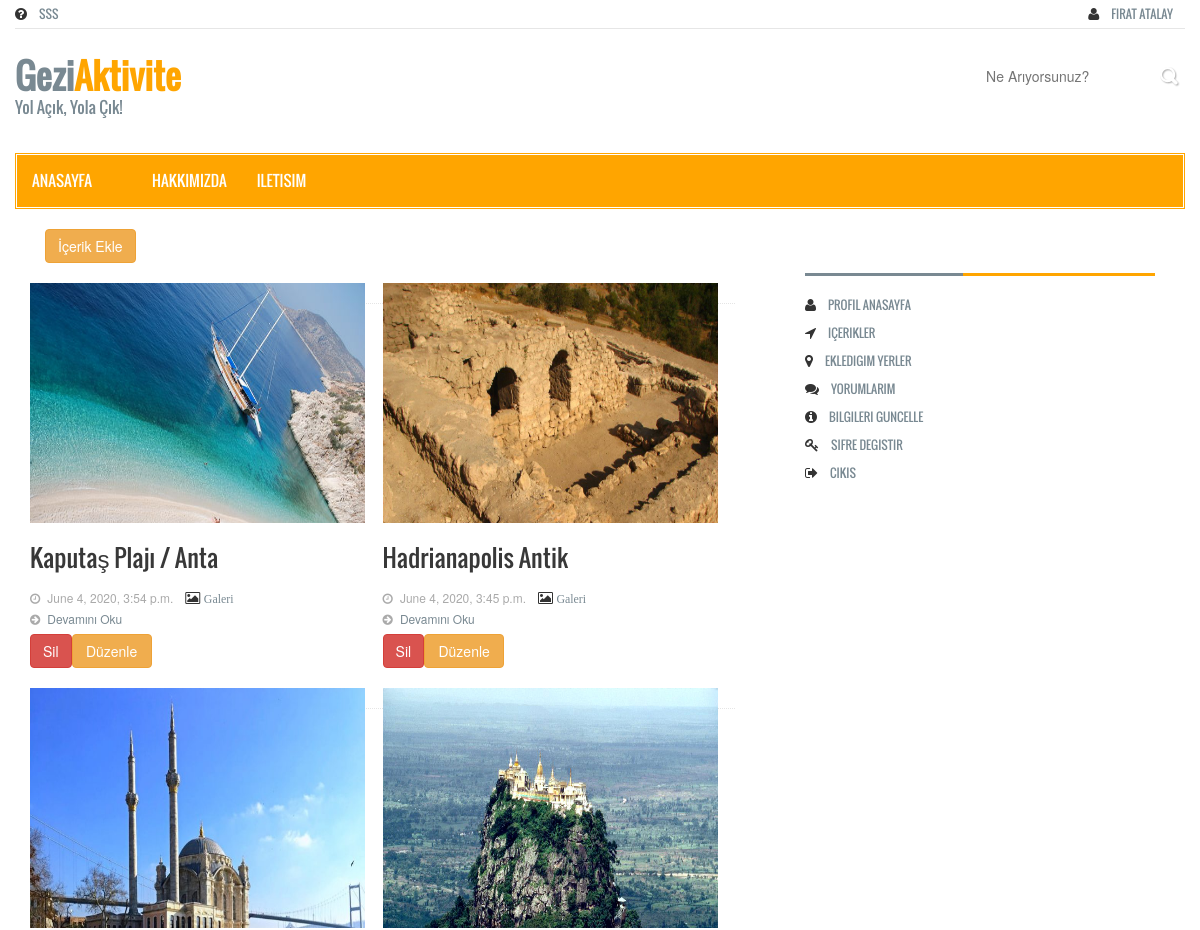
The page /user/places/ (signed in, upper part) on the database as committed earlier.
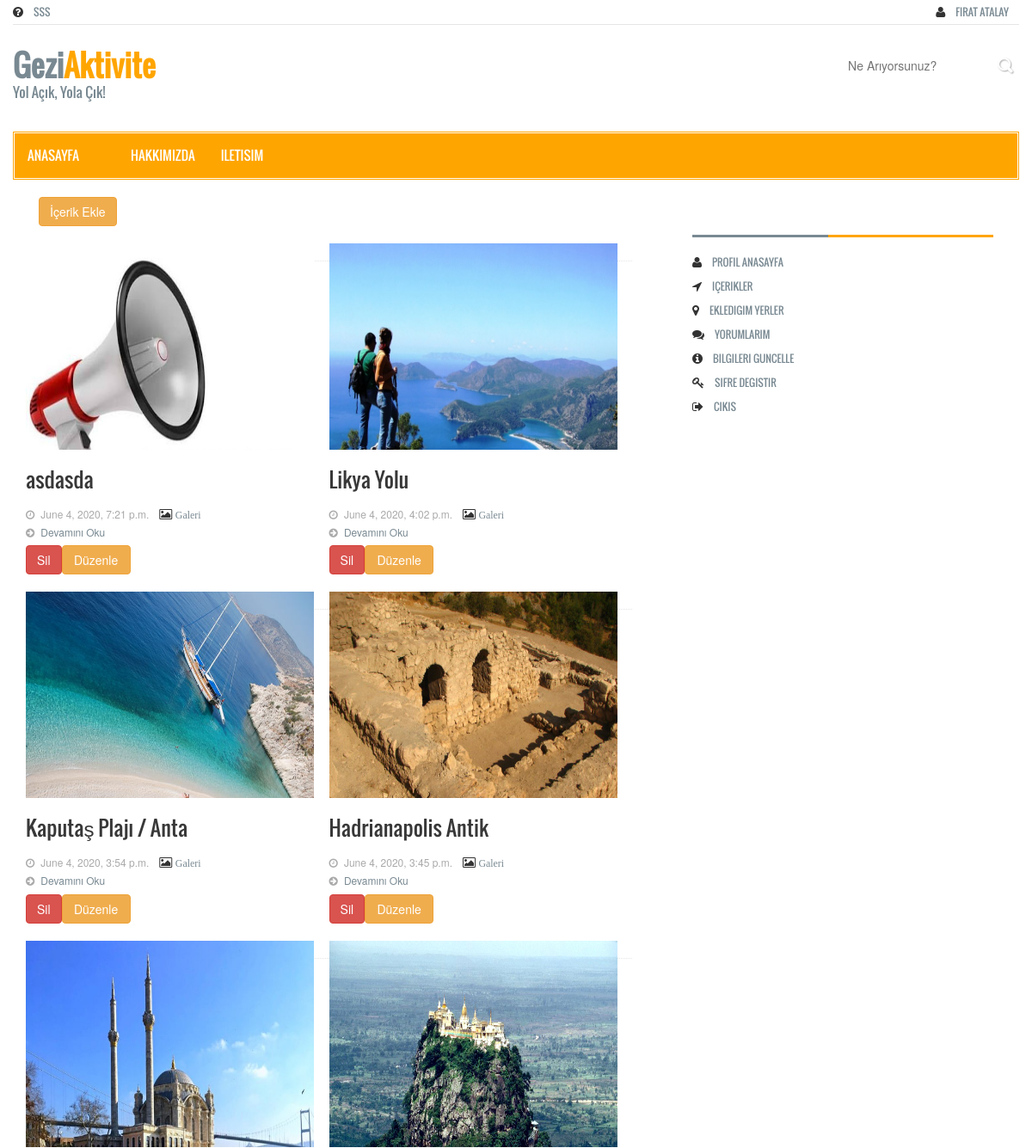
The same page on the database as committed later.
### place/models.py (models this page shows, shortened)
class Place(models.Model):
    STATUS = (
        ('true', 'Evet'),
        ('false', 'Hayır'),
    )
    user = models.ForeignKey(User, on_delete=models.CASCADE)
    category = models.ForeignKey(Category, on_delete=models.CASCADE)
    title = models.CharField(blank=True, max_length=150)
    keywords = models.CharField(blank=True, max_length=255)
    description = models.CharField(blank=True, max_length=255)
    image = models.ImageField(blank=False, upload_to='images/')
    slug = models.SlugField(null=False, unique=True)
    detail = RichTextUploadingField(blank=True,)
    status = models.CharField(max_length=10,choices=STATUS)
    create_at = models.DateTimeField(auto_now_add=True)
    update_at = models.DateTimeField(auto_now=True)
    def __str__(self):
        return self.title
    def image_tag(self):
        return mark_safe('<img src="{}" height="50"/>'.format(self.image.url))
    image_tag.short_description = 'Image'

### user/views.py (the view)
# urls.py: path('places/', views.places, name='places'),
@login_required(login_url='/login')
def places(request):
    category = Category.objects.all()
    menu = Menu.objects.all()
    current_user = request.user
    places = Place.objects.filter(user_id=current_user.id).order_by('-create_at')
    print(places)
    context = {
        'category': category,
        'menu': menu,
        'places': places
    }
    return render(request, 'user_places.html', context)

### user/templates/user_places.html (shortened to what this page needs)
{% extends "homebase.html" %}
{% block navbar %} {% include 'navbar.html' %}{% endblock %}
{% block content %}
    <section id="ContactContent">
        <div class="row">
            <div class="col-lg-12 col-md-12 col-sm-12">
                <div class="contact_area">
                    <div class="content_bottom">
                        <br>
                        <div class="col-lg-8 col-md-8">
                            <div class="content_bottom_left">
                                <div class="single_category wow fadeInDown">
                                    <div class="col-md-1">
                                        <a class="btn btn-warning" href="/user/addplace/{{ rs.id }}"> İçerik Ekle </a>
                                    </div>
                                    <div class="row">
                                        <div class="col-md-9">
                                        </div>
                                    </div>
                                    {% for rs in places %}
                                        <div class="business_category_left wow fadeInDown">
                                            <ul class="fashion_catgnav">
                                                <li>
                                                    <div class="catgimg2_container"> <a href="/place/{{ rs.id }}/{{ rs.slug }}"><img alt="" style=" width: 335px;height:335px" src="{{ rs.image.url }}"></a> </div>
                                                    <h2 class="catg_titile"><a href="/place/{{ rs.id }}/{{ rs.slug }}">{{rs.title | slice:20}} </a></h2><br>
                                                    <div class="comments_box">
                                                        <span class="meta_date">{{rs.create_at}}</span>
                                                        <i class="fa fa-image"><a href="javascript:;" onclick="window.open('/user/addimageplace/{{ rs.id }}','gallery','height=600,width=650,top=50,left=150')"> <small>Galeri</small> </a></i><br>
                                                        <span class="meta_more"><a  href="/place/{{ rs.id }}/{{ rs.slug }}">Devamını Oku</a></span>
                                                    </div>
                                                    <a onclick="return confirm('Gönderiyi silmek istediğinizden emin misiniz?')" class="btn btn-danger" style="float: left" href="/user/deleteplace/{{ rs.id }}"> Sil </a>
                                                    <a class="btn btn-warning" style="float:left; width:80px;" href="/user/editplace/{{ rs.id }}"> Düzenle </a>
                                                </li>
                                            </ul>
                                        </div>
                                    {% endfor %}
                                </div>
                            </div>
                        </div>
                        <div class="col-lg-4 col-md-4">
                            <div class="content_bottom_right">
                                <div class="single_bottom_rightbar">
                                    {% include 'userpanel.html' %}
                                </div>
                            </div>
                        </div>
                    </div>
    </section>
    </div>
{% endblock %}

Rows that differ between the two databases and show on the page:
added Place: image (picture), title "asdasda", create_at "June 4, 2020, 7:21 p.m."
added Place: image (picture), title "Likya Yolu", create_at "June 4, 2020, 4:02 p.m."
